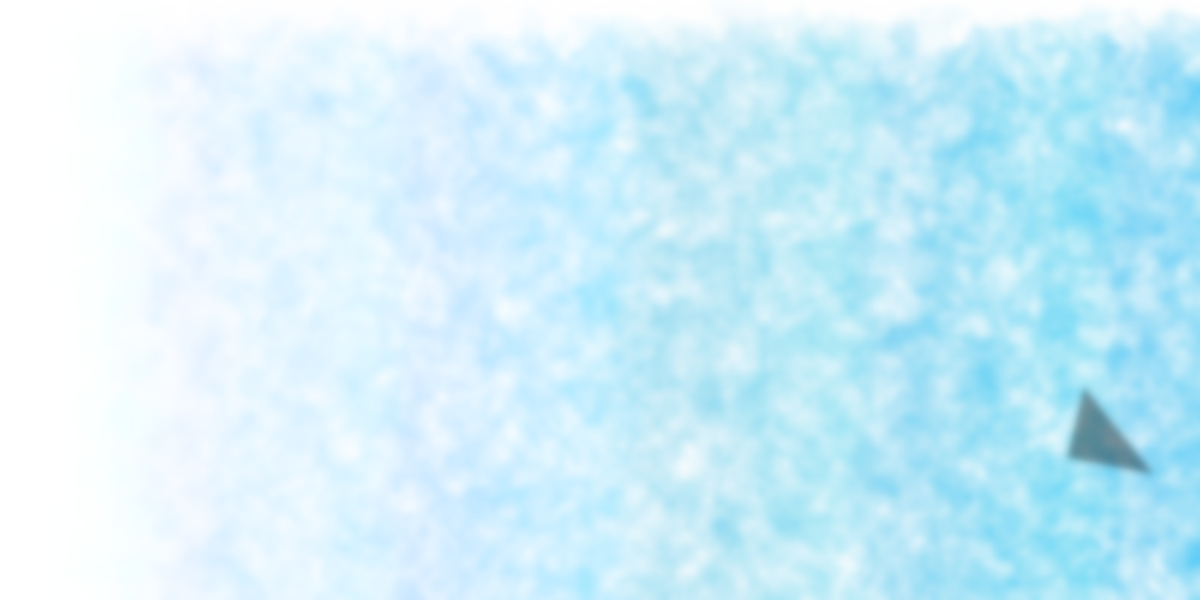
Frame 1 (no input)
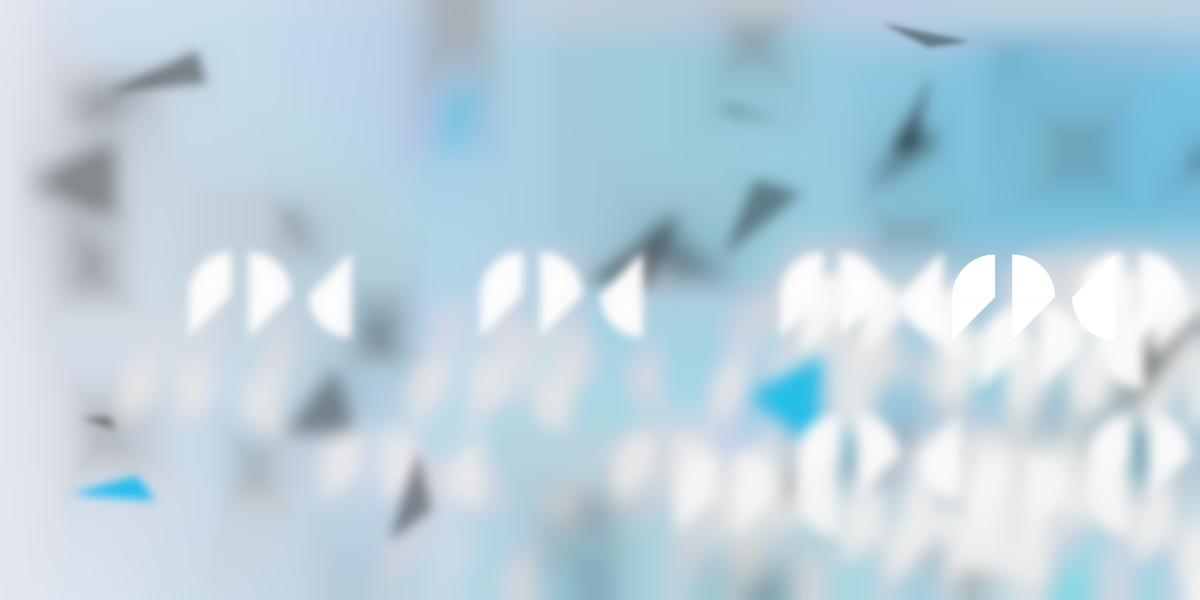
Frame 60 (the mouse pressed at the canvas centre just before this capture)
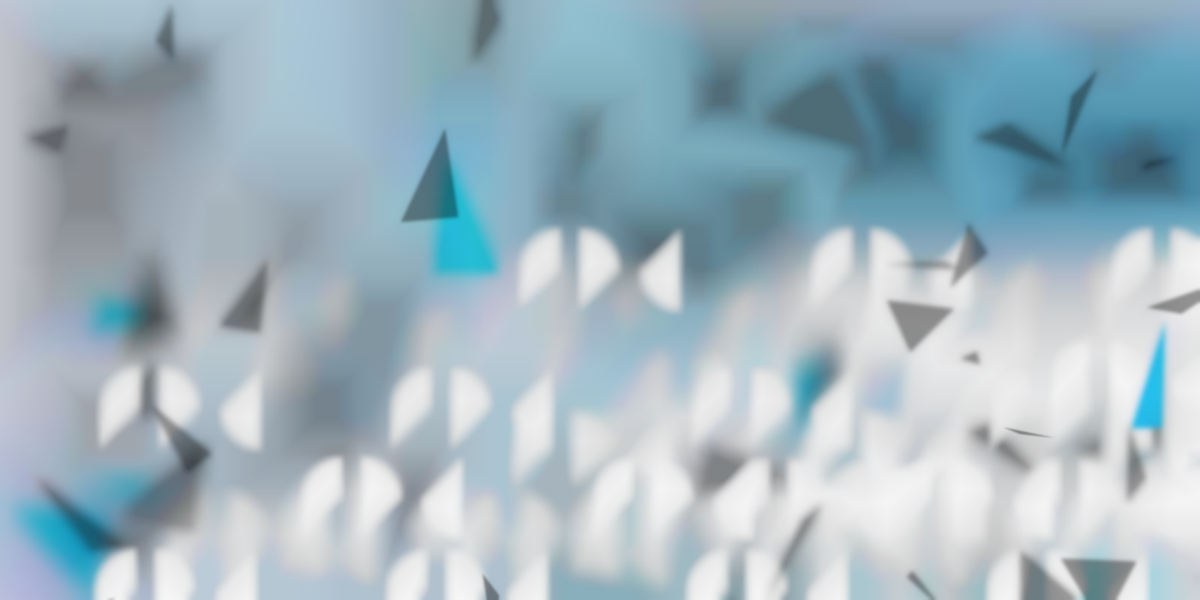
Frame 120 (the mouse held since frame 60 and released just before this capture)

The Processing sketch that drew these frames (run headless with seeded random() and noise(); from frame 60 on, the mouse is pressed at the canvas centre):

// Processing sketch: processing_24753
// ── processing_24753.pde

int count = 300;
boolean countChange = false;
 
int patternSeperationX = 10;
int patternSeperationY = 10;


 
 
void setup() {
  size(1400,700);
  background(255);
   
   
      int patternSeperationX = 10;
    int patternSeperationY = 10;
    int x = 0;
    int y = 0;
     
  for(int i = 0; i < width/patternSeperationX; i++){
      for(int j = 0; j < height/patternSeperationY; j++){
        pushMatrix();
        translate(i*patternSeperationX, j*patternSeperationY);
        yourFunction(x, y);
        popMatrix();
        y++;
      }
      x++;
  }
   
}
   
void draw(){
  pattern();
  
  if (count > 100){
  fydLogo(0);
  fydLogo(1);
  fydLogo(2);
   fydLogo(3);
  }
  if (count==5){
    fydLogo(0);
  fydLogo(1);
  fydLogo(2);
   fydLogo(3);}
  
  resetMatrix();
  stroke(0);
  fill(0);
  //line(350, 0, 350, height);
  //line(700, 0, 700, height);
  //line(1050, 0, 1050, height);
  smooth();
  
}
 
 
void pattern(){
  if (count < 0){
    noLoop();
  }    
  count--;
   
    float x1 = random(0, 100);
    float x2 = random(-20, 120);
    float x3 = random(-20, 120);
    float y1 = random(-20, 120);
    float y2 = random(-20, 120);
    float y3 = random(-20, 120);
      
    noStroke();
      
    int alpha = 100;
      
    fill(0, alpha);
     
    int blueTri = (int) random(0,10);
      if(blueTri == 5){
        fill(37, 191, 241);
      }
            
    translate(random(-10, width), random(-10, height));
     
    triangle(x1, y1, x2, y2, x3, y3);
     
    int blurLevel = count/60;
       
    filter(BLUR, blurLevel);
 
   
   smooth();
   count--;
   
   
}

void yourFunction(int x, int y){
   
  //-------------------------------------YOUR PATTERN GOES IN HERE-------------------------------
  //try making pleasant designs :-)
   
    //variables for each triangle randomly
    float x1 = random(0, 100);
    float x2 = random(0, 100);
    float x3 = random(0, 100);
    float y1 = random(0, 100);
    float y2 = random(0, 100);
    float y3 = random(0, 100);
     
    noStroke();
     
    int alpha = (2*x + y)/500;
     
    fill(37, 191, 241, alpha);
    triangle(x1, y1, x2, y2, x3, y3);
   
}

void fydLogo(int number){
  
  int logoSize = 100;
  noStroke();
  fill(255);
  
  if(number == 0){
  translate(40, 225);
  }
  
  if(number==1) 
  translate(200, 0);
  
  if(number ==2)
  translate(210,0);
  
  if(number == 3)
  translate(210,0);
  
  //F of the Fyd
  arc(logoSize, logoSize, logoSize, logoSize, PI, TWO_PI-PI/2);
  triangle(logoSize, logoSize, logoSize/2, logoSize, logoSize/2, logoSize+logoSize/2);
   
  translate(logoSize/5, 0);
   
  //Y of the fYd
  arc(logoSize, logoSize, logoSize, logoSize, TWO_PI-PI/2, TWO_PI);
  triangle(logoSize, logoSize, logoSize+logoSize/2, logoSize, logoSize, logoSize+logoSize/2);
   
  translate(logoSize+logoSize/5, 0);
  //D of the fyD
  arc(logoSize, logoSize, logoSize, logoSize, PI/2, PI);
  triangle(logoSize, logoSize, logoSize/2, logoSize, logoSize, logoSize/2);
  
 smooth();
   
}
